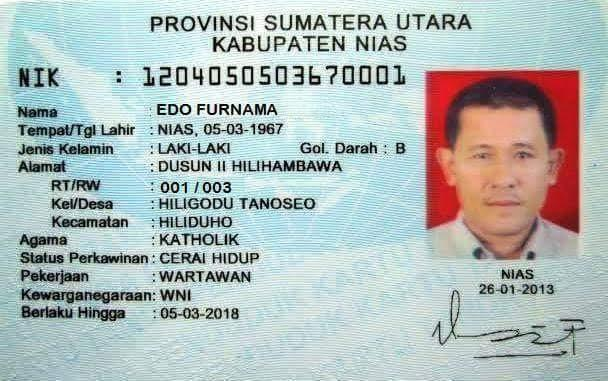
#> input picture temp_image.jpg, 608 x 381 px
$ python ktp_ocr.py
#> lines starting #> are read from the running program, lines starting #| are printed output that depends on the picture
#> further down, bgr_image is the input picture: shape (381, 608, 3); mean B, G, R 185.7, 187.1, 176.6
import re
import cv2
import pytesseract
import matplotlib.pyplot as plt


def ktp_scan(image_path):
    # Load the image
    img = cv2.imread(image_path)

    # Convert the image to grayscale
    gray = cv2.cvtColor(img, cv2.COLOR_BGR2GRAY)

    # Apply thresholding to preprocess the image
    ret, thresh = cv2.threshold(img, 127, 255, cv2.THRESH_BINARY)

    # Tampilkan gambar setelah thresholding
    plt.imshow(thresh, cmap='gray')
    plt.title('Hasil Global Thresholding')
    plt.axis('off')
    plt.show()

    # Use pytesseract to extract text from the image
    text = pytesseract.image_to_string(thresh)

    print(text)

def read_ktp(ktp_path):
#> called with ktp_path = 'temp_image.jpg'
    img = cv2.imread(ktp_path)
    gray = cv2.cvtColor(img, cv2.COLOR_BGR2GRAY)
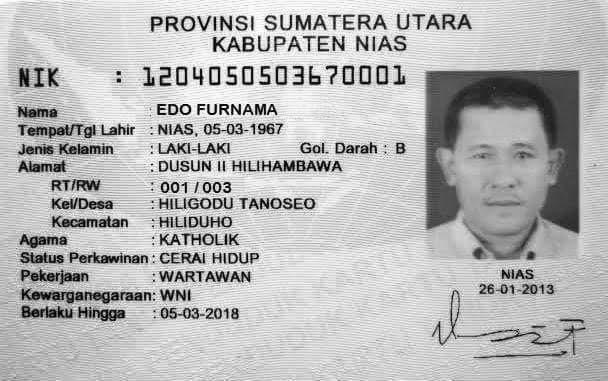
#> gray: shape (381, 608); min 0, max 255, mean 183.8

    th, threshed = cv2.threshold(gray, 127, 255, cv2.THRESH_TRUNC)
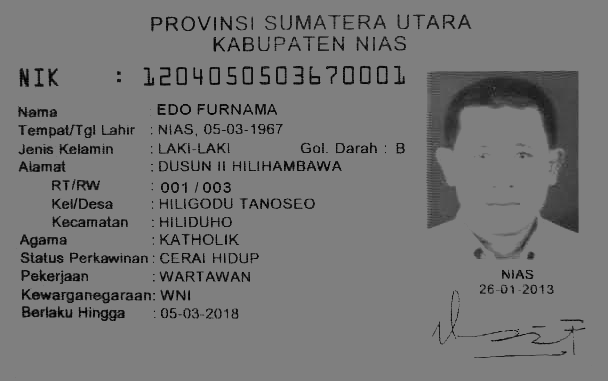
#> threshed: shape (381, 608); min 0, max 127, mean 117.8
    threshed = threshed[5:650][20:1000]
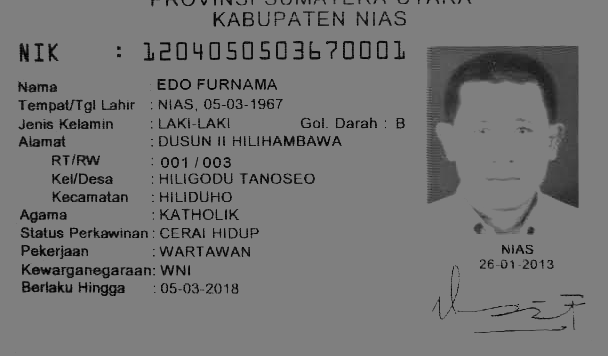
#> threshed: shape (356, 608); min 0, max 127, mean 117.5

#> (the run stopped early here; a loop or call above may not have finished)
